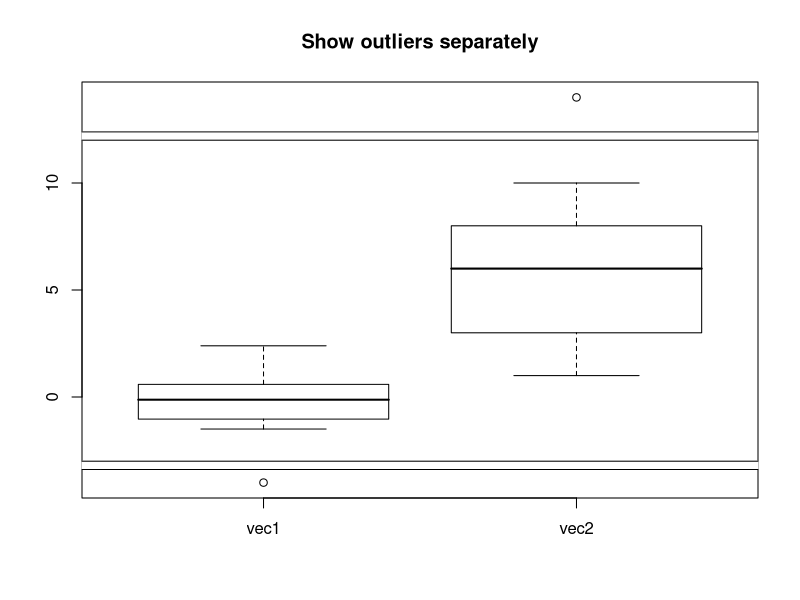
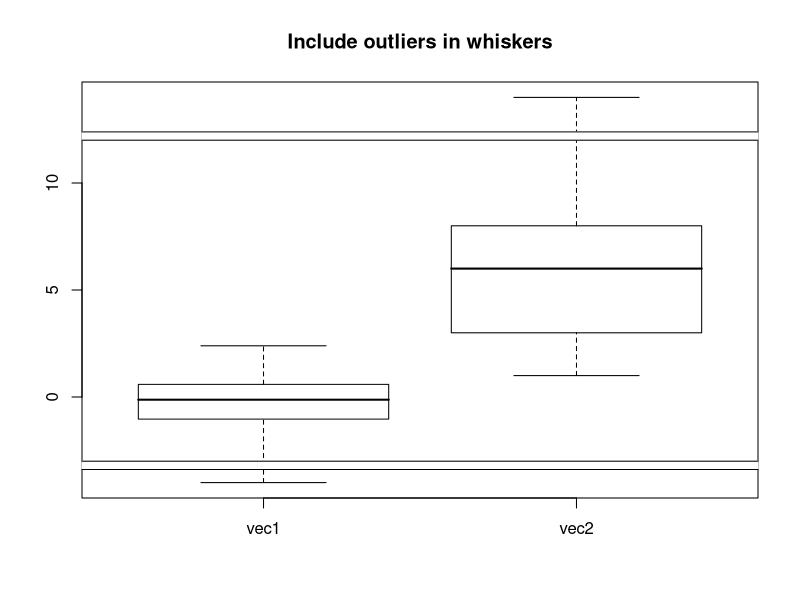

R code for these plots, in order:
library(plotrix)


### Name: gap.boxplot
### Title: Display a boxplot with a gap (missing range)
### Aliases: gap.boxplot
### Keywords: misc

### ** Examples

 twovec<-list(vec1=c(rnorm(30),-6),vec2=c(sample(1:10,40,TRUE),20))
 gap.boxplot(twovec,gap=list(top=c(12,18),bottom=c(-5,-3)),
 main="Show outliers separately")
 if(dev.interactive()) par(ask=TRUE)
 gap.boxplot(twovec,gap=list(top=c(12,18),bottom=c(-5,-3)),range=0,
 main="Include outliers in whiskers")
 par(ask=FALSE)
